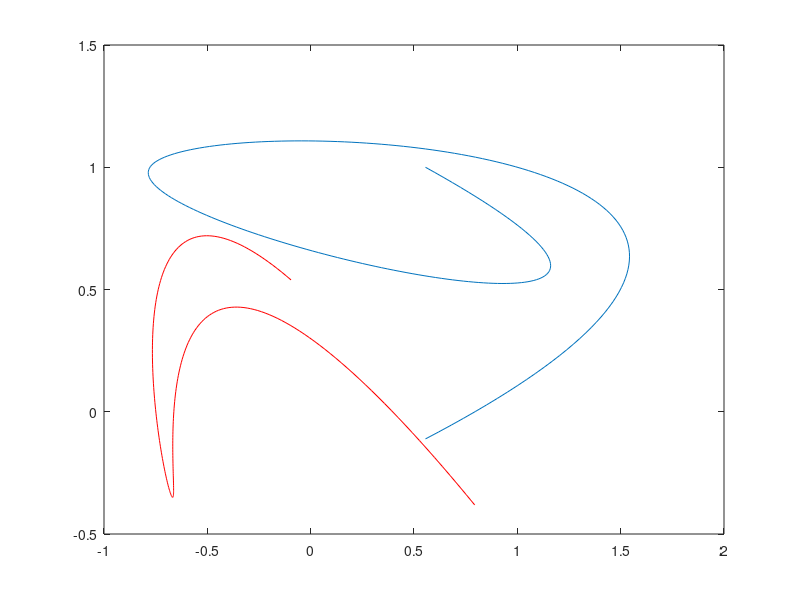

The MATLAB script that drew this image: (Note: a time limit stopped this script after it produced the figure.)

function [] = genCurves_v2()
%%

% Version history

% matlab_line_drawings
% randomly samples knot grid (2D cartesian feature space) to draw
% parametrically controlled curves per Thomas' algorith

% Dave's code.  Interestingly, Dave had chatGPT translate Python into
% Matlab.  Then checked that it worked. Thomas noticed some potential
% oddities in the algorithm, needs a look over

% gendcurves
% converting to function to generate sets of curves for each block.
% Alternating curve complexity (smooth, rough) over blocks, and outputting
% png files to be loaded by MovieGraphic in monkeyLoogic. corr_RL v3
% modified to work with these images.

% Algorithm walk-through:
% 1. define a curve_of_origin (circle)
% 2. call sample_knots(), picks random set of xy positions from knot grid
% 3. call upsample() to define 'endcurve' by computing spline between the random knots
% 4. repeat steps 2 and 3 to generate a second curve
% 5. invoke secrete mathematical incantations to make the second curve
% orthogonal to the first, 'orthocurve'
% 7. Sample curves along a 'manifold' (line through the feature space).
% Method for sampling manifold:
% a. Generate a vector of scaling values (t) from -1 to +1
% b. Loop through 't', each iter multiply endcurve by t (scale endcurve)
% c. Add scaled endcurve to curve_of_origin
% d. This produces a smooth_sequence of 'samples' along the manifold
% e. Add this sequence to an image stack to make a movie
% e. To examine effect of correlation on learning, generate rough_sequence
% f. Create random vector of scaling values 't'
% g. Multiple random t's by orthocurve to sample noise manifold
% h. Collect these into image stack, produces a jumpy movie

% Embedding curves in task context:
% 1. Generate two curves for each block
% 2. Associate one curve with L key, the other with R key
% 3. Subjects learn to map curves to keys
% 4. Vary curve complexity over blocks by alternately showing
% smooth_sequence and rough_sequence movies.

% This first version of the task is trivial, almost no learning.
% Perceptual system immediately discriminates curves (visually distinct)
% and with very little trial and error learns to map curves to keys

% gendcurves_v2:
% Next steps, after speaking with Thomas
% 1. Associate L and R keys (states) with opposite halves of the continuum
% of curves along a single manifold.
% 2. Never show the same curve twice, need to learn the manifold rather
% than any individual visual pattern.
% 3. Do this by discretizing manifold segments on each side of the middle
% point (decision boundary), and build a movie only out of that segment
% 4. This is all single manifold
% 5. Use ortho manifold to dissociate reward state from feature correlation
% 6. Do this by adding in varying amounts of ortho curve.
% 7. Use quantity of orthocurve added in to modulate the degree of noise
% (if ortho component is unrelated to response/reward), or to dissociate
% feature correlation (endcurve) from RPE (orthocurve).  That is, determine
% response (L/R key) and reward probability based on sign and magnitude of
% orthocurve addition


% set curveParams structure

curveParams.nBlocks = 10;
curveParams.nStates = 2;

curveParams.n_tvals_main = 12;
curveParams.n_tvals_ortho = 12;

curveParams.size_of_knot_grid = 10;
curveParams.low = -1;
curveParams.high = 1;
knot_grid = make_knot_grid(curveParams.size_of_knot_grid, curveParams.low, curveParams.high);
curveParams.max_knot_number = 10;
curveParams.D = 256; % resolution_of_curves
curveParams.K = 2; % number of axes in curve space that we will sample
% curveParams.S = 1; % number of "exposures" to generate - not used presently
curveParams.save_png = true;
curveParams.plotCurveSeq = true;

curveParams.n_knot_points = 5;
% curveParams.n_knot_points = 2;

% Specify the "curve of origin"
curve_of_origin = zeros(curveParams.D, 2);

% Circle
rng = (0:curveParams.D-1)' / curveParams.D * 2 * pi;
curve_of_origin(:, 1) = sin(rng);
curve_of_origin(:, 2) = cos(rng);
radius = 0.1 * (curveParams.high - curveParams.low);
curve_of_origin = curve_of_origin * radius;
% oXY = xy2stacked(curve_of_origin);

for b = 1:curveParams.nBlocks

    % --- BLOCK LEVEL operations
    % compute endcurve (signal) and orthocurve (noise or reward) for this block

    % define random endcurve
    knots = sample_knots(knot_grid, curveParams.n_knot_points, false);
    [endcurve, ~] = upsample(knots, curveParams.D);

    % define random orthocurve
    el = sum(sum(endcurve .* endcurve));
    knots = sample_knots(knot_grid, curveParams.n_knot_points, false);
    [other_curve, ~] = upsample(knots, curveParams.D);
    orthocurve = sum(sum(other_curve .* endcurve)) * endcurve / el - other_curve;
    fprintf('check: %.2f\n', sum(sum(orthocurve .* endcurve)));

    % plot endcurve and orthocurve
    f = figure;
    plot(endcurve(:, 1), endcurve(:, 2));
    hold on;
    plot(orthocurve(:, 1), orthocurve(:, 2), 'r');

    if curveParams.save_png
        cd blockstim
        fn = strcat('b', num2str(b), '_endCurve(blue)_orthoCurve(red).png');
        print(f, fn, '-dpng');
        cd ..
    end

    for s = 1:curveParams.nStates  % 2 states per block (L/R response)

        % --- STATE LEVEL operations
        % discretize scaling variable, t, to generate unique, nonoverlapping
        % curve movies for this state corresponding to curve samples in windows
        % along manifold

        % set limits on t for this state. States 1 and 2 correspond to first
        % and second halves of manifold for now
        switch s
            case 1
                main_lowerT = -1;
                main_upperT = 0;
                ortho_lowerT = -0.5;
                ortho_upperT = 0.5;
            case 2
                main_lowerT = 0;
                main_upperT = 1;
                ortho_lowerT = -0.5;
                ortho_upperT = 0.5;
        end

        % --- set range of t values specifying weights with which endcurve
        % and orthocurve are summed to produce individual curves
        curveParams.endcurve_t = interp1([1, curveParams.n_tvals_main], [main_lowerT, main_upperT], 1:curveParams.n_tvals_main);
        curveParams.orthocurve_t = interp1([1, curveParams.n_tvals_ortho], [ortho_lowerT, ortho_upperT], 1:curveParams.n_tvals_ortho);

        % build a 2D matrix of curves defined by endcurve and orthocurve t
        % values
        for ec = 1 : length(curveParams.endcurve_t)
            for oc = 1 : length(curveParams.orthocurve_t)
                state_curves(ec, oc, :, :) = curve_of_origin + (curveParams.endcurve_t(ec) * endcurve) + (curveParams.orthocurve_t(oc) * orthocurve);
            end
        end

        if curveParams.plotCurveSeq
            lim = 1.5;
            limx = [-lim, lim];
            limy = [-lim, lim];

            f = figure;

            for ec = 1: length(curveParams.endcurve_t)
                for oc = 1: length(curveParams.orthocurve_t)
                    subplot(length(curveParams.orthocurve_t), length(curveParams.endcurve_t), (ec-1)*length(curveParams.orthocurve_t)+oc);
                    x = state_curves(ec,oc,:,1);
                    x = squeeze(x);
                    y = state_curves(ec,oc,:,2);
                    y = squeeze(y);
                    plot(x,y);
                    xlim(limx);
                    ylim(limy);
                    axis off;
                    axis equal;

                end
            end

            if curveParams.save_png
                cd blockstim
                fn = strcat('b', num2str(b), '_s', num2str(s), '_main(x-axis)_ortho(y-axis)_curveSeq.png');
                print(f, fn, '-dpng');
                cd ..
            end

        end


        if curveParams.save_png

            for ec = 1: length(curveParams.endcurve_t)
                for oc = 1: length(curveParams.orthocurve_t)
                    f = figure;
                    x = state_curves(ec,oc,:,1);
                    x = squeeze(x);
                    y = state_curves(ec,oc,:,2);
                    y = squeeze(y);
                    plot(x,y);
                    xlim(limx);
                    ylim(limy);
                    axis off;
                    axis equal;
                    %--- SAVE PNG
                    cd blockstim
                    fn = buildFilename(curveParams, b, s, ec, oc);
                    % f is figure object, if not included in print command, prints
                    % last ML screen changed, eg user, as png file
                    print(f, fn, '-dpng');
                    close;
                    % changedir back to working directory
                    cd ..
                end
            end

        end

    end  % nStates
end  % nBlocks


% --- SAVE PARAMS FILE FOR ML TO READ IN

cd blockstim
save('curveParams.mat', "curveParams");

cd ..




end




%%
% Utilities for generating curves

function fn = buildFilename(curveParams, b, s, ec, oc);

blockstr = strcat('b', num2str(b), '_');
statestr = strcat('s', num2str(s), '_');
mainstr = strcat('ec_', num2str(ec), '_');
orthostr = strcat('oc_', num2str(oc), '.png');

fn = strcat(blockstr, statestr, mainstr, orthostr);

bob = 1;


end


% function stacked = xy2stacked(xy)
%     n = size(xy, 1);
%     stacked = reshape(xy', [n*2, 1]);
% end

function xy = stacked2xy(stacked)
assert(mod(length(stacked), 2) == 0);
n = length(stacked) / 2;
xy = reshape(stacked, [2, n])';
end

function segmented = stacked2segmented(curve)
n_points = length(curve) / 2;
assert(mod(n_points, 1) == 0);
x1_idx = 1:n_points-1;
x2_idx = 2:n_points;
y1_idx = x1_idx + n_points;
y2_idx = x2_idx + n_points;
segmented = [curve(x1_idx), curve(x2_idx), curve(y1_idx), curve(y2_idx)];
end

function probes_nxy = linear_probe_set(lim, num, center, dash)
if nargin < 3
    center = [0, 0];
end
if nargin < 4
    dash = false;
end

cnt = 1;
base_probes = 6 * num;
if dash
    num_probes = base_probes * (1 + dash);
else
    num_probes = base_probes;
end
probes_nxy = zeros(num_probes, 2, 2);
fprintf('making %d probes\n', num_probes);
eps = 0.01; % avoid corners

% Vertical probes
for x = linspace(-lim+eps, lim-eps, num)
    probes_nxy(cnt, :, :) = [x, lim; x, -lim];
    cnt = cnt + 1;
end

% Horizontal probes
for y = linspace(-lim+eps, lim-eps, num)
    probes_nxy(cnt, :, :) = [lim, y; -lim, y];
    cnt = cnt + 1;
end

% Negative oblique
for y = linspace(-lim+eps, lim-eps, num)
    probes_nxy(cnt, :, :) = [-lim, y; y, -lim];
    cnt = cnt + 1;
end
for x = linspace(-lim+eps, lim-eps, num)
    probes_nxy(cnt, :, :) = [x, lim; lim, x];
    cnt = cnt + 1;
end

% Positive oblique
for y = linspace(-lim+eps, lim-eps, num)
    probes_nxy(cnt, :, :) = [lim, y; -y, -lim];
    cnt = cnt + 1;
end
for x = linspace(-lim+eps, lim-eps, num)
    probes_nxy(cnt, :, :) = [x, lim; -lim, -x];
    cnt = cnt + 1;
end

if dash
    inc = 1 / dash;
    for i = 1:base_probes
        xp = polyfit([0, 1], probes_nxy(i, :, 1)', 1);
        yp = polyfit([0, 1], probes_nxy(i, :, 2)', 1);
        stop = 0;
        for j = 1:dash
            start = stop;
            stop = start + inc;
            probes_nxy(cnt, :, 1) = polyval(xp, [start, stop]);
            probes_nxy(cnt, :, 2) = polyval(yp, [start, stop]);
            cnt = cnt + 1;
        end
    end
end

probes_nxy = probes_nxy + repmat(reshape(center, [1, 1, 2]), [size(probes_nxy, 1), 2, 1]);
end

function grid = make_knot_grid(size, low, high)
[X, Y] = meshgrid(linspace(low, high, size));
grid = [X(:), Y(:)];
end

function knots = sample_knots(knot_grid, number_of_knot_points, closed)
if nargin < 3
    closed = true;
end

grid_size = size(knot_grid, 1);
if nargin < 2 || isempty(number_of_knot_points)
    nkp = grid_size;
else
    nkp = number_of_knot_points;
end

dice = randsample(grid_size, nkp, nkp > grid_size);
if closed
    dice(end) = dice(1);
end
knots = knot_grid(dice, :);
end

function [xy, knots] = upsample(knots, resolution, kind)
if nargin < 3
    kind = 'spline';
end

num_knots = size(knots, 1);

if num_knots < 3
    kind = 'linear';
end

plot_range = linspace(0, num_knots-1, resolution);

if strcmp(kind, 'linear')
    fx = interp1(0:num_knots-1, knots(:,1), plot_range, 'linear');
    fy = interp1(0:num_knots-1, knots(:,2), plot_range, 'linear');
else
    fx = interp1(0:num_knots-1, knots(:,1), plot_range, 'spline');
    fy = interp1(0:num_knots-1, knots(:,2), plot_range, 'spline');
end

xy = [fx', fy'];
end
